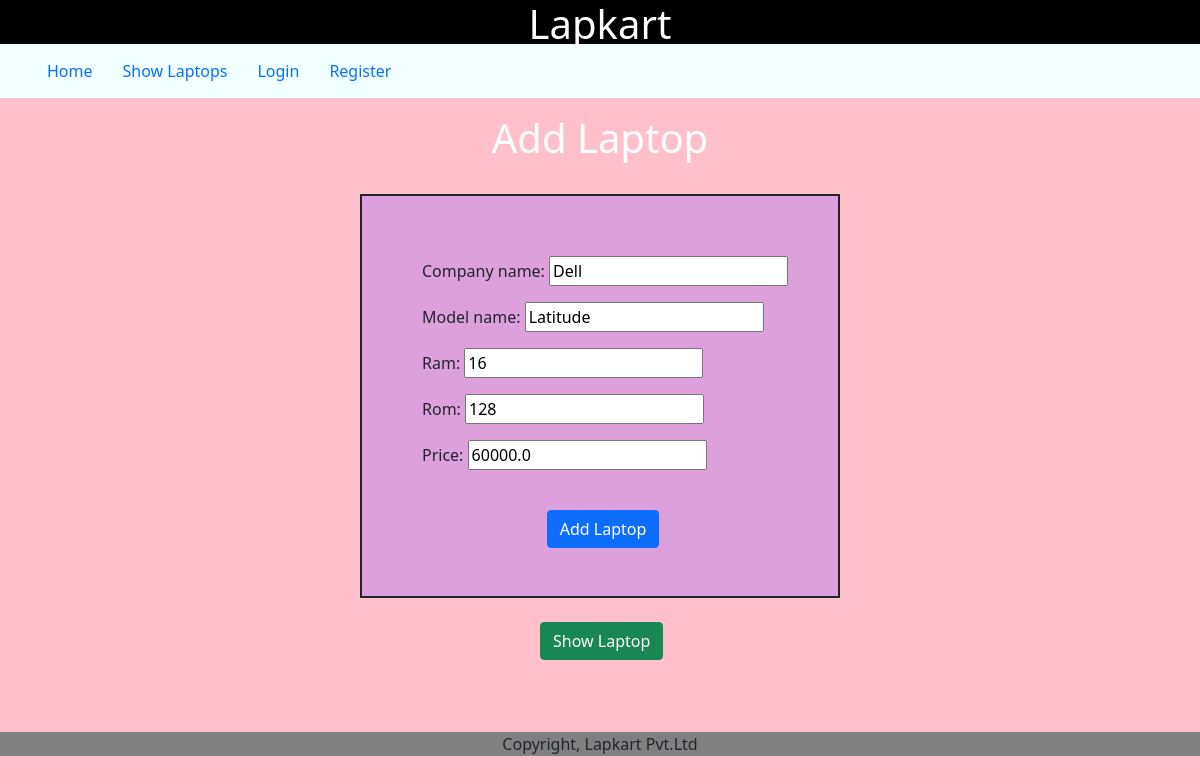
The page /seller/update/6/ on the database its author committed.
### SellerApp/models.py (models this page shows)
class Laptop(models.Model):
    company_name=models.CharField(max_length=32)
    model_name=models.CharField(max_length=32)
    ram = models.IntegerField()
    rom = models.IntegerField()
    price=models.FloatField()

### SellerApp/views.py (the view)
# urls.py: path("update/<i>/",views.update_laptop),
def update_laptop(request,i):
    lap_obj=Laptop.objects.get(id=i)
    if request.method =="POST":
        form=LaptopForm(request.POST, instance=lap_obj)
        if form.is_valid():
            form.save()
            return redirect("/seller/show/")
    template_name="SellerApp/add_laptop.html"
    form=LaptopForm(instance=lap_obj)
    context={"form":form}
    return render(request, template_name, context)

### SellerApp/forms.py
class LaptopForm(forms.ModelForm):
    class Meta:
        model=Laptop
        fields="__all__"

### templates/SellerApp/add_laptop.html (shortened to what this page needs)
<!DOCTYPE html>
<html lang="en">
<head>
    <link href="https://cdn.jsdelivr.net/npm/bootstrap@5.1.3/dist/css/bootstrap.min.css" rel="stylesheet">
</head>
<body style="background-color:pink">
<header style="background-color:black; text-align:center;color:white">
    <h1>Lapkart</h1>
</header>
<ul class="ul_navbar" style="margin-top:-1%;">
     <li><a href="/auth/home/">Home</a></li>
    <li><a href="/seller/show/">Show Laptops</a></li>
    {% if user.is_authenticated %}
    <li><a>Hello, {{user.username}}</a></li>
    <li><a href="/auth/logout/">Logout</a></li>
    {% else %}
    <li><a href="/auth/login/">Login</a></li>
    <li><a href="/auth/register/">Register</a></li>
    {% endif %}
</ul><br>
<h1 style="text-align:center; margin-top:-2%;color:white">Add Laptop</h1><br>
<div style="border:2px solid;background-color:plum; margin-left:30%; margin-right:30%; padding-left:5%; padding-top:5% ;width=40%;">
    <form method="POST">
        {{ form.as_p }}<br>
        <input type="submit" value="Add Laptop" class="btn btn-primary " style="margin-left:30%">
    </form><br><br>
</div><br>
<a href="/seller/show/">
    <button class="btn btn-success" style="margin-left:45%;">Show Laptop</button><br><br>
</a>
<br><br>
<footer style="text-align:center;background-color:grey;color-white;padding;10px 15px 15px 15px;">
    <p>Copyright, Lapkart Pvt.Ltd</p>
</footer>
</body>
</html>

### templates/SellerApp/add_laptop.html (style rules this page uses)
.ul_navbar { background-color:Azure; list-style-type:none; margin=0; padding=0; overflow:hidden; }
li { float:left; }
li a { display:block; text-decoration:none; padding:15px 15px 15px 15px; }
body { background-image: url("https://encrypted-tbn0.gstatic.com/images?q=tbn:ANd9GcQrY1_8FqJ2Uzxyd1bYRGpxq_Z72W_Be-d2-Q&usqp=CAU"); background-repeat: no-repeat; background-size: cover; }

### rows shown on the page
Laptop: company_name "Dell", model_name "Latitude", ram "16", rom "128", price "60000.0"
